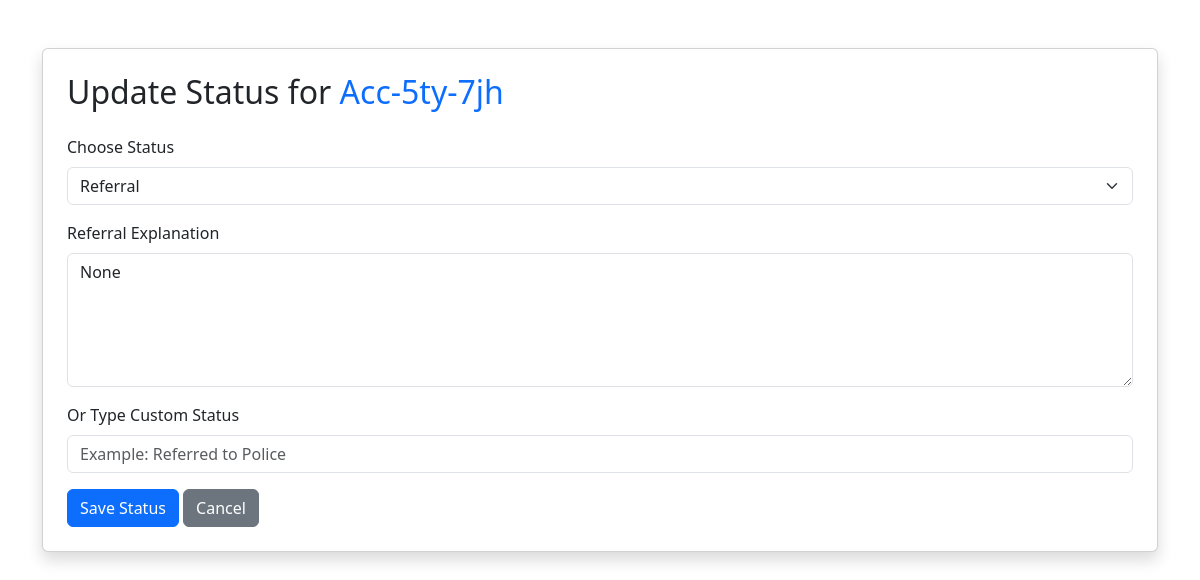
The page /cases/1/update/ on the database its author committed.
### dashboard/models.py (models this page shows)
class Case(models.Model):
    STATUS_CHOICES = [
    ("received", "Received"),
    ("investigation", "Under Investigation"),
    ("referral", "Referral"),
    ("closed", "Closed"),
    ("declined", "Declined"),
]
    SECTOR_CHOICES = [
    ("public", "Public Sector"),
    ("private", "Private Sector"),
    ("none", "None"),
]
    PUBLIC_INSTITUTIONS = [
        ("ministry", "Government Ministry"),
        ("department", "Government Department"),
        ("municipality", "Municipality / Town Council"),
        ("parastatal", "Parastatal"),
        ("police", "Police Service"),
        ("public_health", "Public Health Facility"),
        ("public_school", "Public School"),
        ("public_university", "Public University / College"),
        ("procurement", "Procurement Unit"),
        ("revenue", "Revenue Collection Agency"),
        ("other_public", "Other Public Institution"),
    ]
    PRIVATE_INSTITUTIONS = [
        ("insurance", "Insurance Company"),
        ("telecom", "Telecommunications"),
        ("transport", "Transport Company"),
        ("construction", "Construction Company"),
        ("textile", "Textile / Manufacturing"),
        ("retail", "Retail Business"),
        ("mining", "Mining Company"),
        ("agriculture", "Agriculture Business"),
        ("hotel", "Hotel / Tourism"),
        ("private_health", "Private Health Facility"),
        ("private_school", "Private School"),
        ("private_university", "Private University / College"),
        ("security", "Security Company"),
        ("other_private", "Other Private Institution"),
    ]
    REGION_CHOICES = [
        ("hhohho", "Hhohho"),
        ("manzini", "Manzini"),
        ("shiselweni", "Shiselweni"),
        ("lubombo", "Lubombo"),
    ]
    AGE_GROUP_CHOICES = [
        ("under18", "Under 18"),
        ("18_24", "18 - 24"),
        ("25_34", "25 - 34"),
        ("35_44", "35 - 44"),
        ("45_54", "45 - 54"),
        ("55_64", "55 - 54"),
        ("65+", "65+"),
    ]
    GENDER_CHOICES = [
        ("male", "Male"),
        ("female", "Female"),
    ]
    case_code = models.CharField(
        max_length=20,
        unique=True
    )
    is_anonymous = models.BooleanField(
        default=True
    )
    name = models.CharField(
        max_length=100,
        blank=True,
        null=True
    )
    surname = models.CharField(
        max_length=100,
        blank=True,
        null=True
    )
    contact = models.CharField(
        max_length=20,
        blank=True,
        null=True
    )
    email = models.EmailField(
        blank=True,
        null=True
    )
    id_number = models.CharField(
        max_length=30,
        blank=True,
        null=True
    )
    nationality = models.CharField(
    max_length=100,
    blank=True,
    null=True
)
    region = models.CharField(
        max_length=20,
        choices=REGION_CHOICES
    )
    location = models.CharField(
        max_length=100
    )
    incident_date = models.DateField()
    incident_time = models.TimeField()
    age_group = models.CharField(
        max_length=20,
        choices=AGE_GROUP_CHOICES
    )
    gender = models.CharField(
        max_length=10,
        choices=GENDER_CHOICES
    )
    sector = models.CharField(
    max_length=20,
    choices=SECTOR_CHOICES,
    default="none",
    blank=True,
    null=True
)
    institution = models.CharField(
        max_length=100,
        blank=True,
        null=True
    )
    amount = models.DecimalField(
        max_digits=12,
        decimal_places=2,
        blank=True,
        null=True
    )
    description = models.TextField()
    evidence = models.FileField(
        upload_to="evidence/",
        blank=True,
        null=True
    )
    status = models.CharField(
        max_length=20,
        choices=STATUS_CHOICES,
        default="received"
    )
    decline_reason = models.TextField(
    blank=True,
    null=True
)
    referral_notes = models.TextField(
    blank=True,
    null=True
)
    account = models.ForeignKey(
        "AnonymousAccount",
        on_delete=models.SET_NULL,
        blank=True,
        null=True,
        related_name="cases"
    )
    created_at = models.DateTimeField(
        auto_now_add=True
    )

### dashboard/views.py (the view, shortened to what this page needs)
def update_status(request, id):
    case = get_object_or_404(
        Case,
        id=id
    )
    return render(
        request,
        "dashboard/update_status.html",
        {
            "case": case
        }
    )

### dashboard/templates/dashboard/update_status.html (shortened to what this page needs)
<!DOCTYPE html>
<html>
<head>
    <link
        href="https://cdn.jsdelivr.net/npm/bootstrap@5.3.3/dist/css/bootstrap.min.css"
        rel="stylesheet"
    >
</head>
<body>
    <div class="container mt-5">
        <div class="card shadow p-4">
            <h2 class="mb-4">
                Update Status for
                <span class="text-primary">
                    {{ case.case_code }}
                </span>
            </h2>
            <form method="POST">
                <div class="mb-3">
                    <label class="form-label">
                        Choose Status
                    </label>
                    <select
                        name="status"
                        id="status"
                        class="form-select"
                    >
                        <option value="referral"
                            {% if case.status == "referral" %}
                                selected
                            {% endif %}
                        >
                            Referral
                        </option>
                    </select>
                </div>
                <div
                    id="referral-box"
                    class="mb-3"
                    style="display: none;"
                >
                    <label class="form-label">
                        Referral Explanation
                    </label>
                    <textarea
                        name="referral_notes"
                        class="form-control"
                        rows="5"
                        placeholder="Explain where the case has been referred to and why..."
                    >{{ case.referral_notes }}</textarea>
                </div>
                <div class="mb-3">
                    <label class="form-label">
                        Or Type Custom Status
                    </label>
                    <input
                        type="text"
                        name="custom_status"
                        class="form-control"
                        placeholder="Example: Referred to Police"
                    >
                </div>
                <button
                    type="submit"
                    class="btn btn-primary"
                >
                    Save Status
                </button>
                <a
                    href="{% url 'cases' %}"
                    class="btn btn-secondary"
                >
                    Cancel
                </a>
            </form>
        </div>
    </div>
</body>
</html>

### rows shown on the page
Case: case_code "Acc-5ty-7jh", status "Referral", referral_notes "None"
